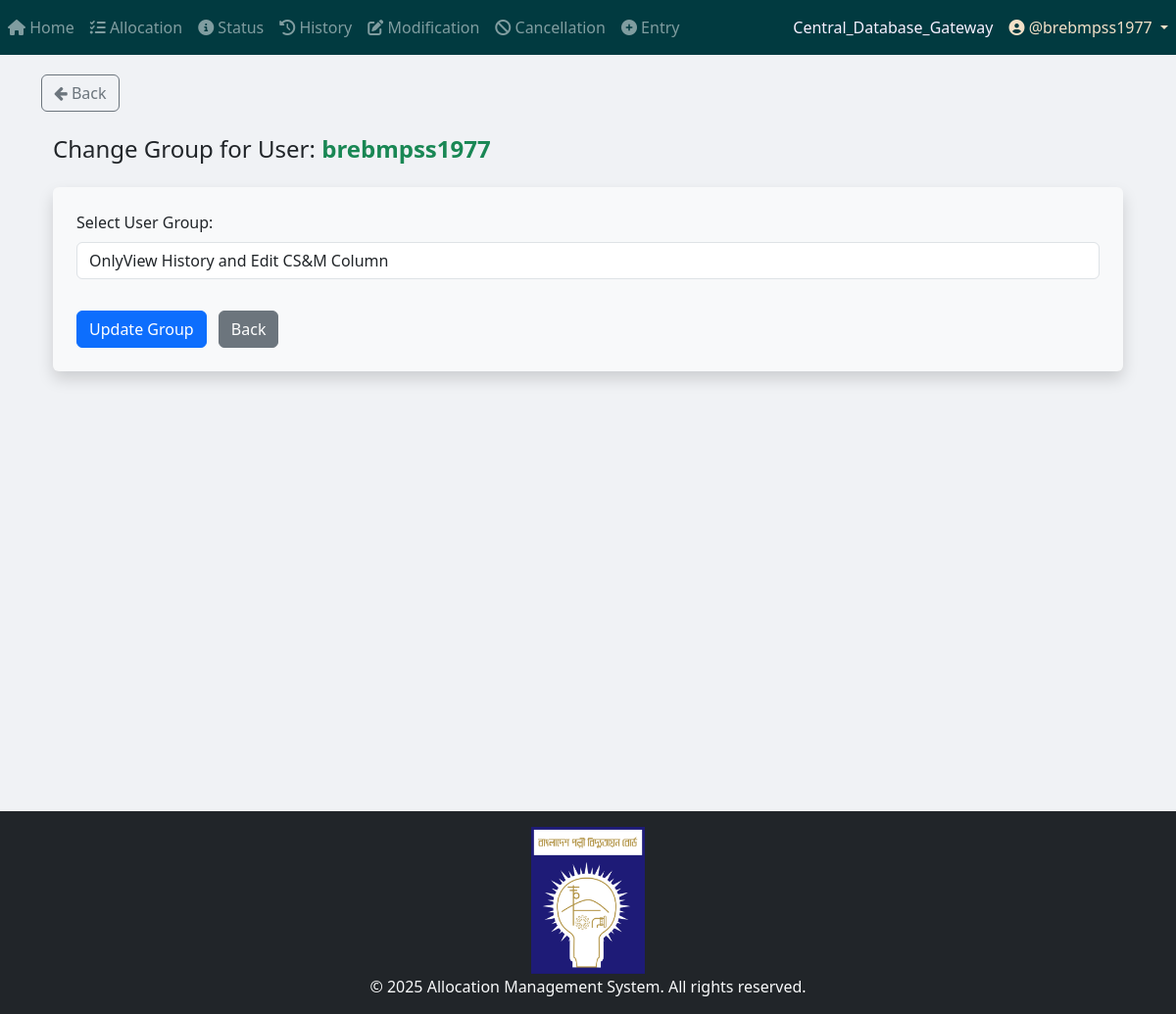
/admin_panel/change-user-group/6/ (signed in), run on an earlier commit of the app's database.
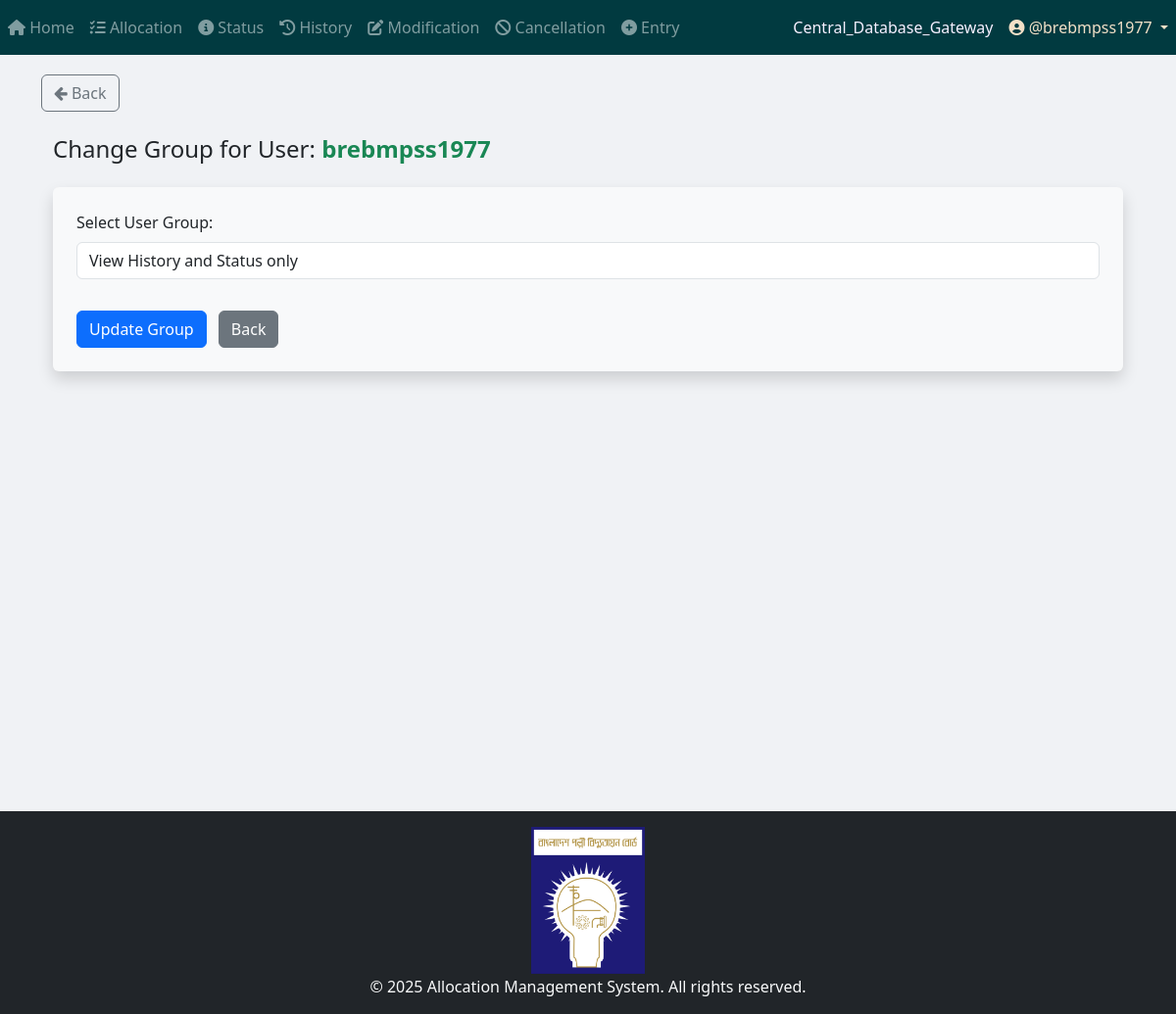
And on a later commit of the database.
### App_Login/models.py (models this page shows, shortened)
class User_Group(models.Model):
    user = models.OneToOneField(User, on_delete=models.CASCADE, related_name='user_group')
    STATUS_CHOICES = [
        ("View History and Status only", "View History and Status only"),
        ("Editor", "Editor"),
        ("Only_View_History_and_Edit_CS&M_Column", "OnlyView History and Edit CS&M Column"),
        ("Only_View_History_and_Edit_Carry_From_Warehouse_Column", "Only View History and Edit Carry_From_Warehouse Column"),
    ]
    user_group_type = models.CharField(
        max_length=100, choices=STATUS_CHOICES, default="View History and Status only"
    )

### App_Admin_Panel/views/change_user_group.py (the view)
# urls.py: path("change-user-group/<int:user_id>/", views.change_user_group_view, name="change_user_group"),
@login_required
def change_user_group_view(request, user_id):
    if not request.user.is_superuser:
        return redirect("App_User_Group:access_denied")
    user = get_object_or_404(User, pk=user_id, is_superuser=False)
    user_group, created = User_Group.objects.get_or_create(user=user)
    if request.method == "POST":
        new_group_type = request.POST.get("user_group_type")
        if new_group_type in dict(User_Group.STATUS_CHOICES):
            user_group.user_group_type = new_group_type
            user_group.save()
            return redirect("App_Admin_Panel:change_user_group")
    context = {
        "user": user,
        "user_group": user_group,
        "status_choices": User_Group.STATUS_CHOICES,
    }
    return render(request, "App_Admin_Panel/change_user_group.html", context)

### App_Admin_Panel/templatetags/nav_CDB_links_loader.py (called while the page is built)
@register.simple_tag
def external_link_from_static(filename):
    subpath = filename
    if not subpath.startswith("links" + os.sep) and not subpath.startswith("links/"):
        subpath = os.path.join("links", filename)
    file_path = find(subpath)
    if not file_path:
        return ""
    try:
        with open(file_path, "r", encoding="utf-8") as f:
            return f.read().strip()
    except Exception:
        return ""

### templates/App_Admin_Panel/change_user_group.html (shortened to what this page needs)
{% extends "base.html" %}
{% load static %}
{% block body_block %}
{% if request.user.is_superuser %}
<a href="{% url 'App_Admin_Panel:change_user_group' %}" class="btn btn-outline-secondary">
        <i class="fa fa-arrow-left"></i> Back
</a>
<div class="container mt-4">
    <h4 class="mb-4">Change Group for User: <strong class="text-success">{{ user.username }}</strong></h4>
    <form method="post" class="shadow p-4 bg-light rounded">
        <div class="form-group">
            <label for="user_group_type">Select User Group:</label>
            <select class="form-control" name="user_group_type" id="user_group_type" required>
                {% for value, label in status_choices %}
                    <option value="{{ value }}" {% if value == user_group.user_group_type %}selected{% endif %}>{{ label }}</option>
                {% endfor %}
            </select>
        </div>
        <button type="submit" class="btn btn-primary mt-3">Update Group</button>
        <a href="{% url 'App_Admin_Panel:change_user_group' %}" class="btn btn-secondary mt-3 ml-2">Back</a>
    </form>
</div>
{% endif %}
{% endblock %}

### templates/base.html (shortened to what this page needs)
{% load static %}
{% load tz %}
<html lang="en">
    <head>
        <link
            rel="stylesheet"
            href="https://maxcdn.bootstrapcdn.com/bootstrap/4.4.1/css/bootstrap.min.css"
        />
        <link rel="stylesheet" href="https://cdnjs.cloudflare.com/ajax/libs/font-awesome/6.4.2/css/all.min.css">
        <link rel="stylesheet" href="https://cdn.jsdelivr.net/npm/bootstrap@5.3.0/dist/css/bootstrap.min.css">
        <link
            href="https://maxcdn.bootstrapcdn.com/font-awesome/4.7.0/css/font-awesome.min.css"
            rel="stylesheet"
        />
        <link
            href="https://cdnjs.cloudflare.com/ajax/libs/bootstrap-datetimepicker/4.17.47/css/bootstrap-datetimepicker.min.css"
            rel="stylesheet"
        />
        <link
            rel="stylesheet"
            href="//code.jquery.com/ui/1.12.1/themes/base/jquery-ui.css"
        />
        <link
            rel="stylesheet"
            href="https://cdn.jsdelivr.net/npm/flatpickr/dist/flatpickr.min.css"
        />
    </head>
    <body style="background-color: #f0f2f5;">
        {% include "partials/navbar.html" %}
        <div class="container" style="padding-top: 20px">
            {% block body_block %} {% endblock %}
        </div>
        {% include "partials/footer.html" %}
    </body>
</html>

### templates/partials/navbar.html (shortened to what this page needs)
{% load static %}
{% load nav_CDB_links_loader %}
{% external_link_from_static "Central_Database_Gateway.txt" as central_database_gateway_link %}
{% if request.path|slice:":9" == "/project/" %}
    <nav class="navbar navbar-expand-sm navbar-dark" style="background-color: #005F5B; color: #C4FFF9;">
        <button class="navbar-toggler" type="button" data-toggle="collapse" data-target="#navbarProject">
            <span class="navbar-toggler-icon"></span>
        </button>
        <div class="collapse navbar-collapse" id="navbarProject">
            <ul class="navbar-nav mr-auto">
                {% if user.is_authenticated %}
                                <li class="nav-item">
                                    <a class="nav-link" href="{% url 'Project_App_Home:project_home_page' %}">
                                        <i class="fas fa-project-diagram"></i> P_Home
                                    </a>
                                </li>                    {% if request.user.is_superuser or request.user.user_group.user_group_type == "Editor" %}
                    <li class="nav-item">
                        <a class="nav-link" href="{% url 'Project_App_Allocation:allocation_page' %}">
                            <i class="fas fa-tasks"></i> P_Allocation
                        </a>
                    </li>
                    {% endif %}
                    {% if request.user.is_superuser or request.user.user_group.user_group_type in "Editor View History and Status only" %}
                    <li class="nav-item">
                        <a class="nav-link" href="{% url 'Project_App_Status:status_page' %}">
                            <i class="fas fa-info-circle"></i> P_Status
                        </a>
                    </li>
                    {% endif %}
                    <li class="nav-item">
                        <a class="nav-link" href="{% url 'Project_App_History:history_page' %}">
                            <i class="fas fa-history"></i> P_History
                        </a>
                    </li>
                    {% if request.user.is_superuser or request.user.user_group.user_group_type == "Editor" %}
                    <li class="nav-item">
                        <a class="nav-link" href="{% url 'Project_App_Modification:modification_menu' %}">
                            <i class="fas fa-edit"></i> P_Modification
                        </a>
                    </li>
                    <li class="nav-item">
                        <a class="nav-link" href="{% url 'Project_App_Cancellation:cancellation' %}">
                            <i class="fas fa-ban"></i> P_Cancellation
                        </a>
                    </li>
                    <li class="nav-item">
                        <a class="nav-link" href="{% url 'Project_App_Entry:entry_page' %}">
                            <i class="fas fa-plus-circle"></i> P_Entry
                        </a>
                    </li>
                    <li class="nav-item">
                        <a class="nav-link" href="{% url 'Project_App_ProjectWiseBalance:project_list' %}">
                            <i class="fas fa-plus-circle"></i> P_Project-Wise Balance
                        </a>
                    </li>
                    {% endif %}
                {% endif %}
            </ul>
            <ul class="navbar-nav">
                <li class="nav-item">
                    <a class="nav-link" style="color: #FFE9A8;" href="{{ central_database_gateway_link|default:'#' }}" target="_blank" rel="noopener noreferrer">Central_Database_Gateway</a>
                </li>
                {% if user.is_authenticated %}
                    <li class="nav-item dropdown">
                        <a class="nav-link dropdown-toggle" style="color: #FFA07A;" href="#" id="userDropdown" role="button" data-toggle="dropdown">
                            <i class="fas fa-user-circle"></i> @{{ user.username }}
                        </a>
                        <div class="dropdown-menu dropdown-menu-right">
                            {% if request.user.is_superuser %}
                                <a class="dropdown-item text-primary" href="{% url 'App_Admin_Panel:admin_panel_home' %}">
                                    <i class="fas fa-tools"></i> <strong>Admin Panel</strong>
                                </a>
                                <div class="dropdown-divider"></div>
                            {% endif %}
                            <a class="dropdown-item text-danger" href="{% url 'App_Login:logout' %}">
                                <i class="fas fa-sign-out-alt"></i> <strong>Logout</strong>
                            </a>
                        </div>
                    </li>
                {% else %}
                    <li class="nav-item {% if request.resolver_match.url_name == 'login' %}active{% endif %}">
                        <a class="nav-link" href="{% url 'App_Login:login' %}">
                            <i class="fas fa-sign-in-alt"></i> Login
                        </a>
                    </li>
                {% endif %}
            </ul>
        </div>
    </nav>
{% else %}
    <nav class="navbar navbar-expand-sm navbar-dark" style="background-color: #013A40; color: #F8ECFF;">
        <div class="collapse navbar-collapse" id="navbarDefault">
            <ul class="navbar-nav mr-auto">
                {% if user.is_authenticated %}
                    <li class="nav-item {% if request.resolver_match.url_name == 'home_page' %}active{% endif %}">
                        <a class="nav-link" href="{% url 'App_Home:home_page' %}">
                            <i class="fas fa-home"></i> Home
                        </a>
                    </li>
                    {% if request.user.is_superuser or request.user.user_group.user_group_type == "Editor" %}
                    <li class="nav-item {% if request.resolver_match.url_name == 'allocation_page' %}active{% endif %}">
                        <a class="nav-link" href="{% url 'App_Allocation:allocation_page' %}">
                            <i class="fas fa-tasks"></i> Allocation
                        </a>
                    </li>
                    {% endif %}
                    {% if request.user.is_superuser or request.user.user_group.user_group_type in "Editor View History and Status only" %}
                    <li class="nav-item {% if request.resolver_match.url_name == 'status_page' %}active{% endif %}">
                        <a class="nav-link" href="{% url 'App_Status:status_page' %}">
                            <i class="fas fa-info-circle"></i> Status
                        </a>
                    </li>
                    {% endif %}
                    <li class="nav-item {% if request.resolver_match.url_name == 'history_page' %}active{% endif %}">
                        <a class="nav-link" href="{% url 'App_History:history_page' %}">
                            <i class="fas fa-history"></i> History
                        </a>
                    </li>
                    {% if request.user.is_superuser or request.user.user_group.user_group_type == "Editor" %}
                    <li class="nav-item {% if request.resolver_match.url_name == 'modification_menu' %}active{% endif %}">
                        <a class="nav-link" href="{% url 'App_Modification:modification_menu' %}">
                            <i class="fas fa-edit"></i> Modification
                        </a>
                    </li>
                    {% endif %}
                    {% if request.user.is_superuser or request.user.user_group.user_group_type == "Editor" %}
                    <li class="nav-item {% if request.resolver_match.url_name == 'cancellation' %}active{% endif %}">
                        <a class="nav-link" href="{% url 'App_Cancellation:cancellation' %}">
                            <i class="fas fa-ban"></i> Cancellation
                        </a>
                    </li>
                    {% endif %}
                    {% if request.user.is_superuser or request.user.user_group.user_group_type == "Editor" %}
                    <li class="nav-item {% if request.resolver_match.url_name == 'entry_page' %}active{% endif %}">
                        <a class="nav-link" href="{% url 'App_Entry:entry_page' %}">
                            <i class="fas fa-plus-circle"></i> Entry
                        </a>
                    </li>
                    {% endif %}
                {% endif %}
            </ul>
            <ul class="navbar-nav">
                <li class="nav-item">
                    <a class="nav-link" style="color: #F7F0FF;" href="{{ central_database_gateway_link|default:'#' }}" target="_blank" rel="noopener noreferrer">Central_Database_Gateway</a>
                </li>
                {% if user.is_authenticated %}
                    <li class="nav-item dropdown">
                        <a class="nav-link dropdown-toggle" style="color: #F3E0C7;" href="#" id="userDropdown" role="button" data-toggle="dropdown">
                            <i class="fas fa-user-circle"></i> @{{ user.username }}
                        </a>
                    </li>
                {% else %}
                    <li class="nav-item {% if request.resolver_match.url_name == 'login' %}active{% endif %}">
                        <a class="nav-link" href="{% url 'App_Login:login' %}">
                            <i class="fas fa-sign-in-alt"></i> Login
                        </a>
                    </li>
                {% endif %}
            </ul>
        </div>
    </nav>
{% endif %}

### templates/partials/footer.html (shortened to what this page needs)
{% load static %}
<div class="footer-wrapper">
    <div class="footer-push"></div>
    <footer class="bg-dark text-light py-3">
        <div class="container text-center">
            <img src="{% static 'logo/BREB_Logo_hq.svg.png' %}" alt="Logo" style="height: 150px; margin-bottom: 1px;">
            <p class="mb-0">© {% now "Y" %} Allocation Management System. All rights reserved.</p>
        </div>
    </footer>
</div>

### templates/partials/footer.html (style rules this page uses)
html, body { height: 100%; margin: 0; }
.footer-wrapper { display: flex; flex-direction: column; min-height: 80vh; }
.footer-push { flex: 1; }

What changed in the data, as far as the page shows it:
changed User_Group: user_group_type "OnlyView History and Edit CS&M Column" → "View History and Status only"
